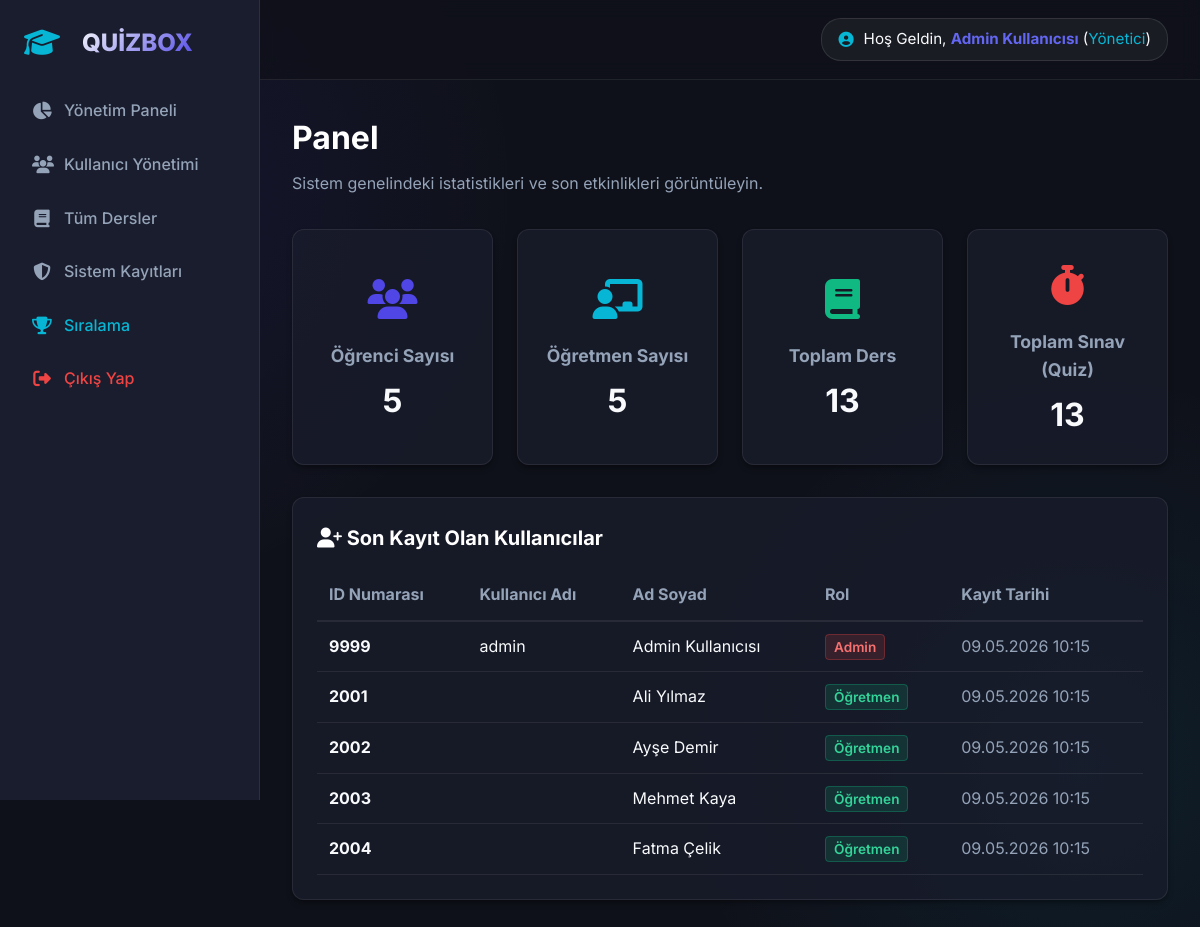
/public/admin/dashboard (signed in), run on the app's committed database.
### tables this page shows
CREATE TABLE `users` (
  `id` int(11) NOT NULL AUTO_INCREMENT,
  `first_name` varchar(50) NOT NULL,
  `last_name` varchar(50) NOT NULL,
  `user_number` int(11) NOT NULL,
  `username` varchar(50) DEFAULT NULL,
  `email` varchar(100) DEFAULT NULL,
  `password` varchar(255) DEFAULT NULL,
  `role` enum('admin','teacher','student') NOT NULL DEFAULT 'student',
  `created_at` timestamp NOT NULL DEFAULT current_timestamp(),
  `last_login` timestamp NULL DEFAULT NULL,
  `reset_token` varchar(255) DEFAULT NULL,
  `reset_expires` datetime DEFAULT NULL,
  PRIMARY KEY (`id`),
  UNIQUE KEY `username` (`username`),
  UNIQUE KEY `user_number` (`user_number`),
  UNIQUE KEY `email` (`email`)
);

### app/Controllers/Admin.php (called while the page is built, shortened)
<?php
class Admin extends Controller {
    public function dashboard() {
        $db = new Database();
        $db->query('SELECT COUNT(*) as count FROM users WHERE role = "student"');
        $student_count = $db->single()->count;
        $db->query('SELECT COUNT(*) as count FROM users WHERE role = "teacher"');
        $teacher_count = $db->single()->count;
        $db->query('SELECT COUNT(*) as count FROM courses');
        $course_count = $db->single()->count;
        $db->query('SELECT COUNT(*) as count FROM quizzes');
        $quiz_count = $db->single()->count;
        $db->query('SELECT * FROM users ORDER BY created_at DESC LIMIT 5');
        $recent_users = $db->resultSet();
        $data = [
            'stats' => [
                'students' => $student_count,
                'teachers' => $teacher_count,
                'courses' => $course_count,
                'quizzes' => $quiz_count
            ],
            'recent_users' => $recent_users
        ];
        $this->view('admin/dashboard', $data);
    }
}

### app/Core/Router.php (called while the page is built, shortened)
<?php
class Router {
    protected $currentMethod = 'index';
    public function __construct() {
        $url = $this->getUrl();
        if (isset($url[0]) && file_exists('../app/Controllers/' . ucwords($url[0]) . '.php')) {
            unset($url[0]);
        }
        $this->currentController = new $this->currentController;
        if (isset($url[1])) {
            if (method_exists($this->currentController, $url[1])) {
                $this->currentMethod = $url[1];
                unset($url[1]);
            }
        }
        $this->params = $url ? array_values($url) : [];
        call_user_func_array([$this->currentController, $this->currentMethod], $this->params);
    }
    public function getUrl() {
        if (isset($_GET['url'])) {
            $url = rtrim($_GET['url'], '/');
            $url = filter_var($url, FILTER_SANITIZE_URL);
            $url = explode('/', $url);
            return $url;
        }
        return [];
    }
}

### public/index.php (called while the page is built, shortened)
<?php
$init = new Router();

### app/Helpers/Language.php (called while the page is built, shortened)
<?php
class Language {
    private static $translations = [];
    public static function load() {
        self::$translations = [
            'dashboard' => 'Panel',
            'my_courses' => 'Derslerim',
            'quizzes' => 'Sınavlar',
            'question_bank' => 'Soru Bankası',
            'my_profile' => 'Profilim',
            'browse_courses' => 'Derslere Göz At',
            'active_quizzes' => 'Aktif Sınavlar',
            'my_results' => 'Sonuçlarım',
            'leaderboard' => 'Sıralama',
            'logout' => 'Çıkış Yap',
            'welcome' => 'Hoş Geldin',
            'settings' => 'Ayarlar',
            'users' => 'Kullanıcılar',
            'system_logs' => 'Sistem Kayıtları',
            'courses' => 'Dersler',
            'students' => 'Öğrenciler',
            'teachers' => 'Öğretmenler'
        ];
    }
    public static function get($key) {
        return isset(self::$translations[$key]) ? self::$translations[$key] : $key;
    }
}

### app/Core/Database.php (called while the page is built, shortened)
<?php
class Database {
    private $host = DB_HOST;
    private $user = DB_USER;
    private $pass = DB_PASS;
    private $dbname = DB_NAME;
    private $dbh;
    private $stmt;
    public function __construct() {
        $dsn = 'mysql:host=' . $this->host . ';dbname=' . $this->dbname . ';charset=utf8mb4';
        $options = array(
            PDO::ATTR_PERSISTENT => true,
            PDO::ATTR_ERRMODE => PDO::ERRMODE_EXCEPTION,
            PDO::ATTR_DEFAULT_FETCH_MODE => PDO::FETCH_OBJ
        );
        try {
            $this->dbh = new PDO($dsn, $this->user, $this->pass, $options);
        } catch(PDOException $e) {
            $this->error = $e->getMessage();
            echo $this->error;
        }
    }
    public function query($sql) {
        $this->stmt = $this->dbh->prepare($sql);
    }
    public function execute() {
        return $this->stmt->execute();
    }
    public function resultSet() {
        $this->execute();
        return $this->stmt->fetchAll();
    }
}

### views/admin/dashboard.php (the view)
<?php require '../views/layouts/header.php'; ?>
<div class="ls-dashboard-container">
    <?php require '../views/layouts/sidebar.php'; ?>
    <main class="ls-main-content">
        <?php require '../views/layouts/navbar.php'; ?>
        <div class="ls-header-section">
            <h2><?php echo Language::get('dashboard'); ?></h2>
            <p>Sistem genelindeki istatistikleri ve son etkinlikleri görüntüleyin.</p>
        </div>
        <div style="display: grid; grid-template-columns: repeat(auto-fit, minmax(200px, 1fr)); gap: 1.5rem; margin-bottom: 2rem;">
            <div class="ls-card" style="margin-bottom: 0; display: flex; flex-direction: column; justify-content: center; align-items: center; text-align: center;">
                <div style="font-size: 2.5rem; color: var(--primary); margin-bottom: 10px;"><i class="fa-solid fa-users"></i></div>
                <h3 style="margin-bottom: 5px; font-size: 1.1rem; color: var(--text-muted);">Öğrenci Sayısı</h3>
                <div style="font-size: 2rem; font-weight: bold;"><?php echo $data['stats']['students']; ?></div>
            </div>
            <div class="ls-card" style="margin-bottom: 0; display: flex; flex-direction: column; justify-content: center; align-items: center; text-align: center;">
                <div style="font-size: 2.5rem; color: var(--accent); margin-bottom: 10px;"><i class="fa-solid fa-chalkboard-user"></i></div>
                <h3 style="margin-bottom: 5px; font-size: 1.1rem; color: var(--text-muted);">Öğretmen Sayısı</h3>
                <div style="font-size: 2rem; font-weight: bold;"><?php echo $data['stats']['teachers']; ?></div>
            </div>
            <div class="ls-card" style="margin-bottom: 0; display: flex; flex-direction: column; justify-content: center; align-items: center; text-align: center;">
                <div style="font-size: 2.5rem; color: var(--success); margin-bottom: 10px;"><i class="fa-solid fa-book"></i></div>
                <h3 style="margin-bottom: 5px; font-size: 1.1rem; color: var(--text-muted);">Toplam Ders</h3>
                <div style="font-size: 2rem; font-weight: bold;"><?php echo $data['stats']['courses']; ?></div>
            </div>
            <div class="ls-card" style="margin-bottom: 0; display: flex; flex-direction: column; justify-content: center; align-items: center; text-align: center;">
                <div style="font-size: 2.5rem; color: var(--danger); margin-bottom: 10px;"><i class="fa-solid fa-stopwatch"></i></div>
                <h3 style="margin-bottom: 5px; font-size: 1.1rem; color: var(--text-muted);">Toplam Sınav (Quiz)</h3>
                <div style="font-size: 2rem; font-weight: bold;"><?php echo $data['stats']['quizzes']; ?></div>
            </div>
        </div>
        <div class="ls-card">
            <h3><i class="fa-solid fa-user-plus"></i> Son Kayıt Olan Kullanıcılar</h3>
            <div style="overflow-x: auto; margin-top: 15px;">
                <table style="width: 100%; border-collapse: collapse;">
                    <thead>
                        <tr style="border-bottom: 2px solid var(--glass-border); text-align: left;">
                            <th style="padding: 12px; color: var(--text-muted);">ID Numarası</th>
                            <th style="padding: 12px; color: var(--text-muted);">Kullanıcı Adı</th>
                            <th style="padding: 12px; color: var(--text-muted);">Ad Soyad</th>
                            <th style="padding: 12px; color: var(--text-muted);">Rol</th>
                            <th style="padding: 12px; color: var(--text-muted);">Kayıt Tarihi</th>
                        </tr>
                    </thead>
                    <tbody>
                        <?php foreach($data['recent_users'] as $user): ?>
                        <tr style="border-bottom: 1px solid var(--glass-border); transition: background-color 0.2s;">
                            <td style="padding: 12px;"><strong><?php echo htmlspecialchars($user->user_number); ?></strong></td>
                            <td style="padding: 12px;"><?php echo htmlspecialchars($user->username); ?></td>
                            <td style="padding: 12px;"><?php echo htmlspecialchars($user->first_name . ' ' . $user->last_name); ?></td>
                            <td style="padding: 12px;">
                                <?php if($user->role == 'admin'): ?>
                                    <span style="background: rgba(239, 68, 68, 0.15); color: #f87171; border: 1px solid rgba(239, 68, 68, 0.3); padding: 4px 8px; border-radius: 4px; font-size: 0.85rem; font-weight: 600;">Admin</span>
                                <?php elseif($user->role == 'teacher'): ?>
                                    <span style="background: rgba(16, 185, 129, 0.15); color: #34d399; border: 1px solid rgba(16, 185, 129, 0.3); padding: 4px 8px; border-radius: 4px; font-size: 0.85rem; font-weight: 600;">Öğretmen</span>
                                <?php else: ?>
                                    <span style="background: rgba(14, 165, 233, 0.15); color: var(--accent); border: 1px solid rgba(14, 165, 233, 0.3); padding: 4px 8px; border-radius: 4px; font-size: 0.85rem; font-weight: 600;">Öğrenci</span>
                                <?php endif; ?>
                            </td>
                            <td style="padding: 12px;" class="text-muted"><?php echo date('d.m.Y H:i', strtotime($user->created_at)); ?></td>
                        </tr>
                        <?php endforeach; ?>
                    </tbody>
                </table>
            </div>
        </div>
    </main>
</div>
<?php require '../views/layouts/footer.php'; ?>

### public/assets/css/style.css (style rules this page uses)
:root { --bg-main: #0f111a; --bg-secondary: #1a1d2d; --primary: #4f46e5; --primary-hover: #6366f1; --primary-glow: rgba(79, 70, 229, 0.4); --accent: #06b6d4; --text-main: #f8fafc; --text-muted: #94a3b8; --glass-bg: rgba(26, 29, 45, 0.7); --glass-border: rgba(255, 255, 255, 0.08); --danger: #ef4444; --success: #10b981; --shadow-md: 0 4px 6px -1px rgba(0, 0, 0, 0.3), 0 2px 4px -1px rgba(0, 0, 0, 0.18); --shadow-xl: 0 20px 25px -5px rgba(0, 0, 0, 0.5), 0 10px 10px -5px rgba(0, 0, 0, 0.2); }
* { margin: 0; padding: 0; box-sizing: border-box; font-family: 'Inter', sans-serif; }
body { background-color: var(--bg-main); color: var(--text-main); line-height: 1.6; min-height: 100vh; background-image: radial-gradient(circle at 10% 20%, rgba(79, 70, 229, 0.1), transparent 30%), radial-gradient(circle at 90% 80%, rgba(6, 182, 212, 0.08), transparent 30%); background-attachment: fixed; }
h1, h2, h3, h4, h5 { font-weight: 700; color: #fff; margin-bottom: 1rem; }
.text-muted { color: var(--text-muted); }
.ls-dashboard-container { display: flex; min-height: 100vh; }
.ls-main-content { flex: 1; margin-left: 260px; padding: 2rem; padding-top: calc(80px + 2rem); }
.ls-header-section { margin-bottom: 2rem; }
.ls-header-section h2 { font-size: 2rem; margin-bottom: 0.5rem; }
.ls-header-section p { color: var(--text-muted); }
.ls-card { background: var(--glass-bg); border: 1px solid var(--glass-border); border-radius: 12px; padding: 1.5rem; box-shadow: var(--shadow-md); margin-bottom: 1.5rem; transition: transform 0.2s ease, box-shadow 0.2s ease; }
.ls-card h3 { margin-bottom: 1rem; font-size: 1.25rem; }

### data on the page
users: user_number "9999", username "admin", first_name+last_name "Admin Kullanıcısı", role "Admin", created_at "09.05.2026 10:15"
users: user_number "2001", first_name+last_name "Ali Yılmaz", role "Öğretmen", created_at "09.05.2026 10:15"
users: user_number "2002", first_name+last_name "Ayşe Demir", role "Öğretmen", created_at "09.05.2026 10:15"
users: user_number "2003", first_name+last_name "Mehmet Kaya", role "Öğretmen", created_at "09.05.2026 10:15"
users: user_number "2004", first_name+last_name "Fatma Çelik", role "Öğretmen", created_at "09.05.2026 10:15"

### other printed values
Language::get('leaderboard') "Sıralama"
Language::get('logout') "Çıkış Yap"
Language::get('welcome') "Hoş Geldin"
$_SESSION['user_first_name'] . ' ' . $_SESSION['user_last_name'] "Admin Kullanıcısı"
$role_tr[$_SESSION['user_role']] "Yönetici"
Language::get('dashboard') "Panel"
$data['stats']['students'] "5"
$data['stats']['teachers'] "5"
$data['stats']['courses'] "13"
$data['stats']['quizzes'] "13"
